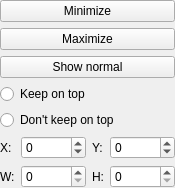
<?xml version="1.0" encoding="UTF-8"?>
<ui version="4.0">
 <class>ShowBox</class>
 <widget class="QWidget" name="ShowBox">
  <property name="geometry">
   <rect>
    <x>0</x>
    <y>0</y>
    <width>159</width>
    <height>181</height>
   </rect>
  </property>
  <property name="windowTitle">
   <string>Form</string>
  </property>
  <layout class="QVBoxLayout" name="verticalLayout">
   <property name="margin">
    <number>0</number>
   </property>
   <item>
    <widget class="QPushButton" name="btnMinimize">
     <property name="text">
      <string>Minimize</string>
     </property>
    </widget>
   </item>
   <item>
    <widget class="QPushButton" name="btnMaximize">
     <property name="text">
      <string>Maximize</string>
     </property>
    </widget>
   </item>
   <item>
    <widget class="QPushButton" name="btnShowNormal">
     <property name="text">
      <string>Show normal</string>
     </property>
    </widget>
   </item>
   <item>
    <widget class="QWidget" name="widget" native="true">
     <layout class="QVBoxLayout" name="verticalLayout_2">
      <property name="margin">
       <number>0</number>
      </property>
      <item>
       <widget class="QRadioButton" name="rbKeepOnTop">
        <property name="text">
         <string>Keep on top</string>
        </property>
       </widget>
      </item>
      <item>
       <widget class="QRadioButton" name="rbDontKeepOnTop">
        <property name="text">
         <string>Don't keep on top</string>
        </property>
       </widget>
      </item>
     </layout>
    </widget>
   </item>
   <item>
    <layout class="QGridLayout" name="gridLayout">
     <item row="0" column="1">
      <widget class="QSpinBox" name="spinX">
       <property name="minimum">
        <number>-10000</number>
       </property>
       <property name="maximum">
        <number>10000</number>
       </property>
      </widget>
     </item>
     <item row="1" column="3">
      <widget class="QSpinBox" name="spinHeight">
       <property name="maximum">
        <number>10000</number>
       </property>
      </widget>
     </item>
     <item row="1" column="0">
      <widget class="QLabel" name="label_2">
       <property name="sizePolicy">
        <sizepolicy hsizetype="Maximum" vsizetype="Preferred">
         <horstretch>0</horstretch>
         <verstretch>0</verstretch>
        </sizepolicy>
       </property>
       <property name="text">
        <string>W:</string>
       </property>
      </widget>
     </item>
     <item row="0" column="3">
      <widget class="QSpinBox" name="spinY">
       <property name="minimum">
        <number>-10000</number>
       </property>
       <property name="maximum">
        <number>10000</number>
       </property>
      </widget>
     </item>
     <item row="1" column="2">
      <widget class="QLabel" name="label_4">
       <property name="sizePolicy">
        <sizepolicy hsizetype="Maximum" vsizetype="Preferred">
         <horstretch>0</horstretch>
         <verstretch>0</verstretch>
        </sizepolicy>
       </property>
       <property name="text">
        <string>H:</string>
       </property>
      </widget>
     </item>
     <item row="1" column="1">
      <widget class="QSpinBox" name="spinWidth">
       <property name="maximum">
        <number>10000</number>
       </property>
      </widget>
     </item>
     <item row="0" column="0">
      <widget class="QLabel" name="label">
       <property name="sizePolicy">
        <sizepolicy hsizetype="Maximum" vsizetype="Preferred">
         <horstretch>0</horstretch>
         <verstretch>0</verstretch>
        </sizepolicy>
       </property>
       <property name="text">
        <string>X:</string>
       </property>
      </widget>
     </item>
     <item row="0" column="2">
      <widget class="QLabel" name="label_3">
       <property name="sizePolicy">
        <sizepolicy hsizetype="Maximum" vsizetype="Preferred">
         <horstretch>0</horstretch>
         <verstretch>0</verstretch>
        </sizepolicy>
       </property>
       <property name="text">
        <string>Y:</string>
       </property>
      </widget>
     </item>
    </layout>
   </item>
  </layout>
 </widget>
 <resources/>
 <connections>
  <connection>
   <sender>btnMinimize</sender>
   <signal>clicked()</signal>
   <receiver>ShowBox</receiver>
   <slot>minimizeTarget()</slot>
   <hints>
    <hint type="sourcelabel">
     <x>131</x>
     <y>8</y>
    </hint>
    <hint type="destinationlabel">
     <x>155</x>
     <y>27</y>
    </hint>
   </hints>
  </connection>
  <connection>
   <sender>btnMaximize</sender>
   <signal>clicked()</signal>
   <receiver>ShowBox</receiver>
   <slot>maximizeTarget()</slot>
   <hints>
    <hint type="sourcelabel">
     <x>116</x>
     <y>34</y>
    </hint>
    <hint type="destinationlabel">
     <x>152</x>
     <y>57</y>
    </hint>
   </hints>
  </connection>
  <connection>
   <sender>btnShowNormal</sender>
   <signal>clicked()</signal>
   <receiver>ShowBox</receiver>
   <slot>showNormalTarget()</slot>
   <hints>
    <hint type="sourcelabel">
     <x>128</x>
     <y>71</y>
    </hint>
    <hint type="destinationlabel">
     <x>148</x>
     <y>84</y>
    </hint>
   </hints>
  </connection>
  <connection>
   <sender>spinHeight</sender>
   <signal>valueChanged(int)</signal>
   <receiver>ShowBox</receiver>
   <slot>updatePositionTarget()</slot>
   <hints>
    <hint type="sourcelabel">
     <x>130</x>
     <y>123</y>
    </hint>
    <hint type="destinationlabel">
     <x>79</x>
     <y>67</y>
    </hint>
   </hints>
  </connection>
  <connection>
   <sender>spinWidth</sender>
   <signal>valueChanged(int)</signal>
   <receiver>ShowBox</receiver>
   <slot>updatePositionTarget()</slot>
   <hints>
    <hint type="sourcelabel">
     <x>57</x>
     <y>123</y>
    </hint>
    <hint type="destinationlabel">
     <x>79</x>
     <y>67</y>
    </hint>
   </hints>
  </connection>
  <connection>
   <sender>spinX</sender>
   <signal>valueChanged(int)</signal>
   <receiver>ShowBox</receiver>
   <slot>updatePositionTarget()</slot>
   <hints>
    <hint type="sourcelabel">
     <x>57</x>
     <y>97</y>
    </hint>
    <hint type="destinationlabel">
     <x>79</x>
     <y>67</y>
    </hint>
   </hints>
  </connection>
  <connection>
   <sender>spinY</sender>
   <signal>valueChanged(int)</signal>
   <receiver>ShowBox</receiver>
   <slot>updatePositionTarget()</slot>
   <hints>
    <hint type="sourcelabel">
     <x>130</x>
     <y>97</y>
    </hint>
    <hint type="destinationlabel">
     <x>79</x>
     <y>67</y>
    </hint>
   </hints>
  </connection>
  <connection>
   <sender>rbKeepOnTop</sender>
   <signal>toggled(bool)</signal>
   <receiver>ShowBox</receiver>
   <slot>updateTopmost()</slot>
   <hints>
    <hint type="sourcelabel">
     <x>79</x>
     <y>95</y>
    </hint>
    <hint type="destinationlabel">
     <x>79</x>
     <y>90</y>
    </hint>
   </hints>
  </connection>
 </connections>
 <slots>
  <slot>minimizeTarget()</slot>
  <slot>maximizeTarget()</slot>
  <slot>showNormalTarget()</slot>
  <slot>updatePositionTarget()</slot>
  <slot>updateTopmost()</slot>
 </slots>
</ui>
